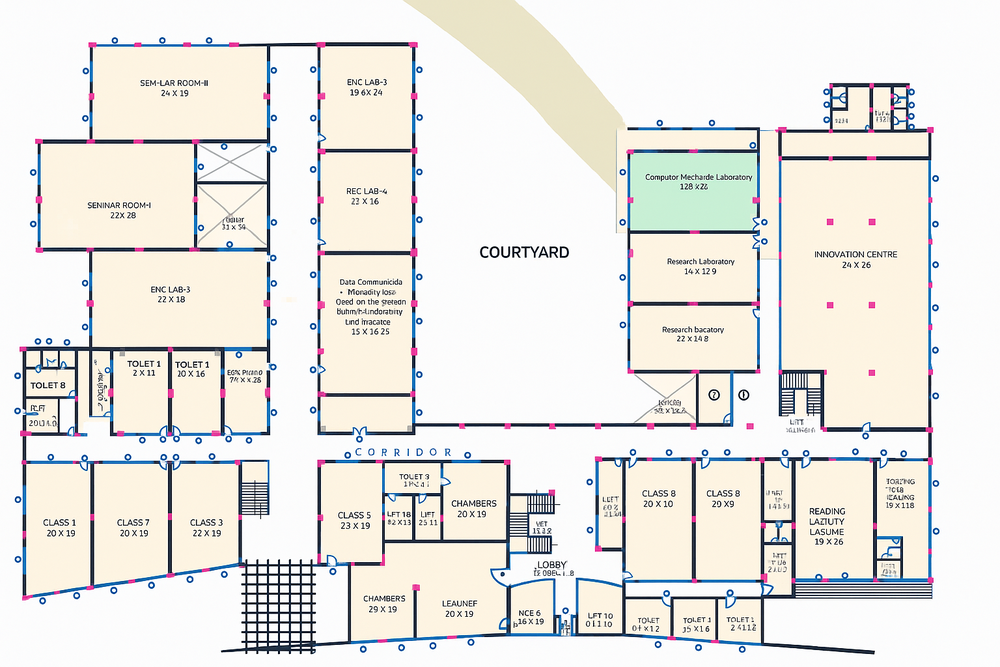
#> input picture Navigation/maps/blueprint.png, 1000 x 667 px, shrunk from 1536 x 1024 before the run
$ python app.py
#> lines starting #> are read from the running program, lines starting #| are printed output that depends on the picture
#> (reads Navigation/maps/blueprint_graph.json from the repository)
### Navigation/services/navigation.py
import heapq, math

def heuristic(a, b):
    return math.sqrt((a[0]-b[0])**2 + (a[1]-b[1])**2)

def a_star(nodes, edges, start, goal):
#> called with start = 'entrance', goal = 'washroom'
    graph = {node: [] for node in nodes}
    for edge in edges:
        graph[edge[0]].append(edge[1])
        graph[edge[1]].append(edge[0])

    open_set = []
    heapq.heappush(open_set, (0, start))
    came_from, g_score, f_score = {}, {}, {}
    for node in nodes:
        g_score[node] = f_score[node] = float("inf")
    g_score[start] = 0
    f_score[start] = heuristic(nodes[start], nodes[goal])

    while open_set:
        _, current = heapq.heappop(open_set)
        if current == goal:
            path = []
            while current in came_from:
                path.append(current)
                current = came_from[current]
            path.append(start)
            return path[::-1]

        for neighbor in graph[current]:
            tentative_g = g_score[current] + heuristic(nodes[current], nodes[neighbor])
            if tentative_g < g_score[neighbor]:
                came_from[neighbor] = current
                g_score[neighbor] = tentative_g
                f_score[neighbor] = tentative_g + heuristic(nodes[neighbor], nodes[goal])
                heapq.heappush(open_set, (f_score[neighbor], neighbor))
    return None


def path_to_instructions(path, nodes):
    instructions = []
    for i in range(len(path) - 1):
        start, end = nodes[path[i]], nodes[path[i+1]]
        dx, dy = end[0]-start[0], end[1]-start[1]

        if abs(dx) > abs(dy):
            direction = "right" if dx > 0 else "left"
        else:
            direction = "forward" if dy > 0 else "backward"

        distance = round(math.sqrt(dx**2 + dy**2), 2)
        instructions.append(f"Go {direction} for {distance} meters towards {path[i+1]}")
    return instructions

### Navigation/utils/map_utils.py
import json
import cv2
import matplotlib.pyplot as plt

def load_map(filepath="maps/blueprint_graph.json"):
    with open(filepath, "r") as f:
        data = json.load(f)
    return data["nodes"], data["edges"]

def show_path_on_map(image_path, nodes, path):
    img = cv2.imread(image_path)
    img_rgb = cv2.cvtColor(img, cv2.COLOR_BGR2RGB)

    plt.imshow(img_rgb)

    # Plot nodes
    for name, (x, y) in nodes.items():
        plt.plot(x, y, "bo")
        plt.text(x+2, y+2, name, color="blue", fontsize=8)

    # Plot path
    for i in range(len(path)-1):
        start, end = nodes[path[i]], nodes[path[i+1]]
        plt.plot([start[0], end[0]], [start[1], end[1]], "r-", linewidth=2)

    plt.show()

### Navigation/app.py
from utils.map_utils import load_map, show_path_on_map
from services.navigation import a_star, path_to_instructions
if __name__ == "__main__":
    nodes, edges = load_map("maps/blueprint_graph.json")
    start, goal = "entrance", "washroom"
    path = a_star(nodes, edges, start, goal)
    if path:
        print("Path:", " -> ".join(path))
        instructions = path_to_instructions(path, nodes)
        for step in instructions:
            print(step)
        show_path_on_map("maps/blueprint.png", nodes, path)
#> in show_path_on_map, img is the input picture: shape (667, 1000, 3); mean B, G, R 227, 231.1, 232.7
#> in show_path_on_map, `plt.show()`:
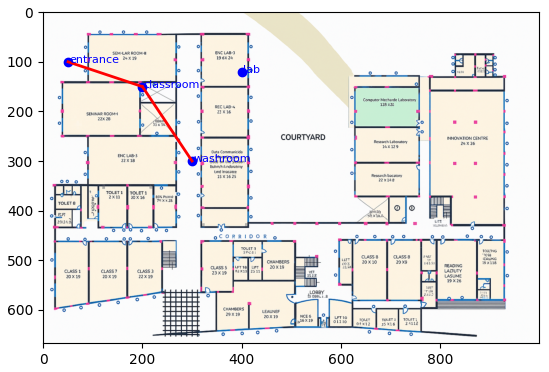
#> figure drawn by matplotlib, 1 panel
    else:
        print("No path found!")
